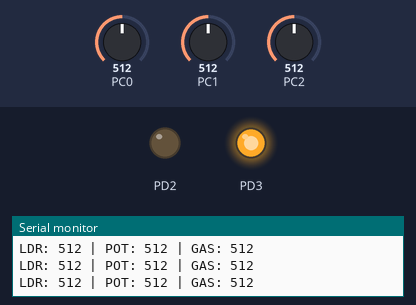
A program run on a simulated ATmega328P, built with avr-gcc and emulated at 16 MHz (the files do not name the chip). On the bench: output pins drawn as LEDs (lit = HIGH), the last lines printed to the serial monitor. Inputs (shaded band) come from the test bench; at power-on: PC0 = 512, PC2 = 512, PC1 = 512.

Above: at 1.2 s.
1.3 s: PC0 set to 505
At 2.8 s:
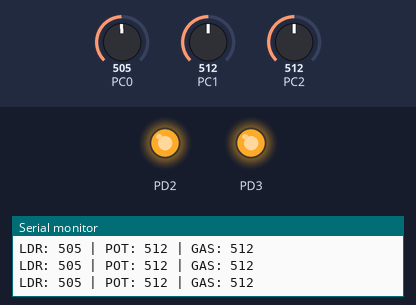
3.6 s: PC2 set to 191
5.4 s: PC2 set to 157
At 6.9 s:
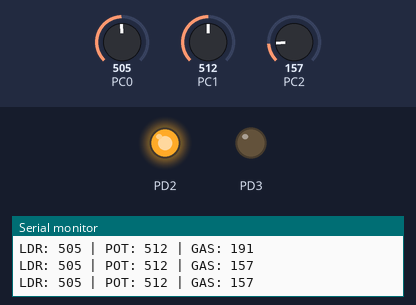
7.9 s: PC1 set to 493
At 9.6 s:
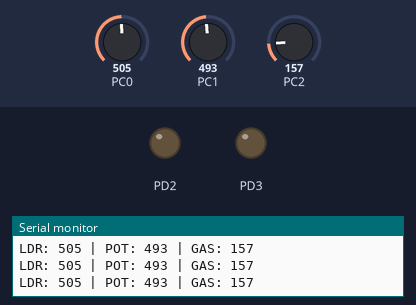
10.0 s: PC1 set to 511
At 11.1 s:
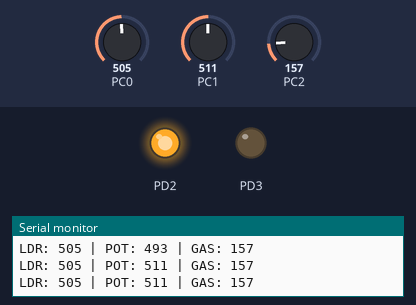
12.1 s: PC1 set to 306
At 13.7 s:
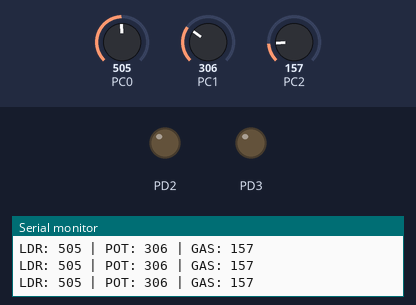
Timing chart, 0 to 15.2 s (numbered marks = the images above; inputs shaded):
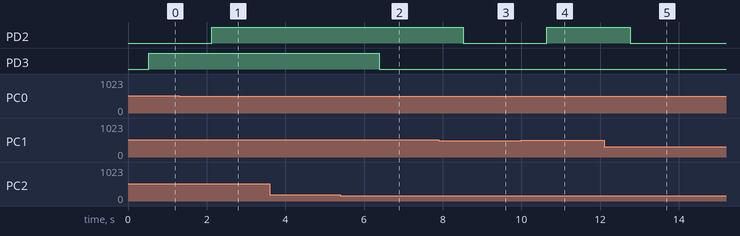

The program:

main.cpp
```cpp
#define F_CPU 16000000UL

#include <avr/io.h>
#include <stdio.h>
#include <util/delay.h>

// UART setup
#define BAUD 9600
#define BAUD_PRESCALE ((F_CPU / (16UL * BAUD)) - 1)

void UART_Init(void)
{
    UBRR0H = (uint8_t)(BAUD_PRESCALE >> 8);
    UBRR0L = (uint8_t)(BAUD_PRESCALE);

    UCSR0B = (1 << TXEN0);
    UCSR0C = (1 << UCSZ01) | (1 << UCSZ00);
}

void UART_Transmit(char data)
{
    while (!(UCSR0A & (1 << UDRE0)));
    UDR0 = data;
}

void UART_Print(char *str)
{
    while (*str)
        UART_Transmit(*str++);
}

// ADC Init
void ADC_Init(void)
{
    ADMUX = (1 << REFS0);

    ADCSRA = (1 << ADEN)  |
             (1 << ADPS2) |
             (1 << ADPS1) |
             (1 << ADPS0);

    // Dummy conversion to warm up ADC after enable
    ADCSRA |= (1 << ADSC);
    while (ADCSRA & (1 << ADSC));
}

// ADC Read with MUX settling + dummy read
uint16_t ADC_Read(uint8_t channel)
{
    channel &= 0x07;
    ADMUX = (ADMUX & 0xF8) | channel;

    _delay_us(10);

    // Dummy read — discard result
    ADCSRA |= (1 << ADSC);
    while (ADCSRA & (1 << ADSC));
    (void)ADC;

    // Real read
    ADCSRA |= (1 << ADSC);
    while (ADCSRA & (1 << ADSC));

    return ADC;
}

int main(void)
{
    uint16_t ldrValue;
    uint16_t potValue;
    uint16_t gasValue;

    uint16_t gasThreshold = 175;
    char buffer[40];

    DDRD |= (1 << PD2);
    DDRD |= (1 << PD3);

    UART_Init();
    ADC_Init();

    while (1)
    {
        ldrValue = ADC_Read(0);
        potValue = ADC_Read(1);
        gasValue = ADC_Read(2);

        // Print all values on one line
        sprintf(buffer, "LDR:%4u | POT:%4u | GAS:%4u\r\n", ldrValue, potValue, gasValue);
        UART_Print(buffer);

        _delay_ms(500);

        if (ldrValue < potValue)
            PORTD |= (1 << PD2);
        else
            PORTD &= ~(1 << PD2);

        if (gasValue > gasThreshold)
            PORTD |= (1 << PD3);
        else
            PORTD &= ~(1 << PD3);
    }
}
```

Measured:
- the behaviour switches between 512 and 511 on PC0 (found by bisection; images 0 and 1)
- the behaviour switches between 176 and 175 on PC2 (found by bisection; images 1 and 2)
- the behaviour switches between 506 and 505 on PC1 (found by bisection; images 2 and 3)
- after the input at 1.3 s, PD2: LOW → HIGH after 0.83 s
- after the input at 5.4 s, PD3: HIGH → LOW after 0.99 s
- after the input at 7.9 s, PD2: HIGH → LOW after 0.62 s
- after the input at 10.0 s, PD2: LOW → HIGH after 0.64 s
- after the input at 12.1 s, PD2: HIGH → LOW after 0.67 s
